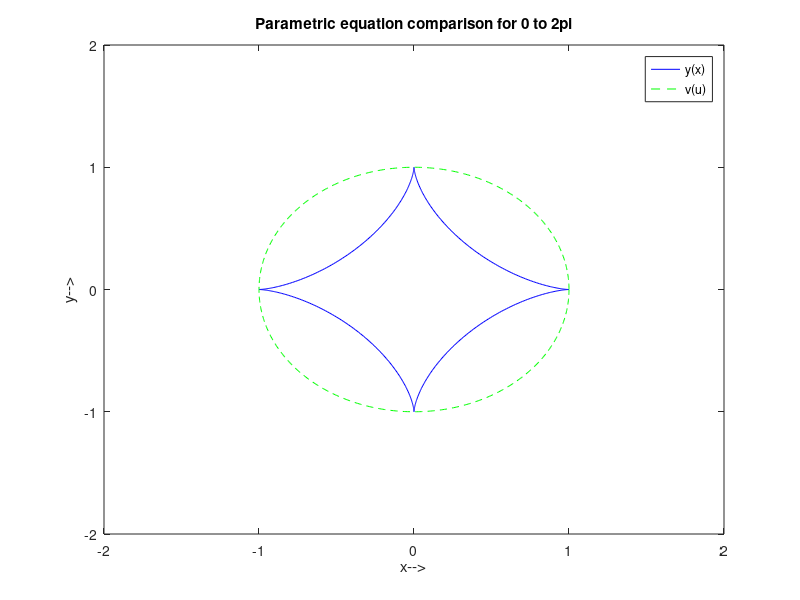

MATLAB code for this plot:
%{
Class: ENGR15100: Software Tools for Engineers
Instructor: Xiaoli Yang    
Author: AL PIZANO
Assignment: Lab 3
File Name: PIZANO_LAB3_problem2_4.m
Date: 10/06/2016
%}

%Delete an eventual pre-existing diary
delete xxx.txt

%Turn on a diary called mydiary.txt
diary xxx.txt

%clear screen
clc

%clear workspace
clear

disp('AL PIZANO');
disp('');
disp('starting code: ');

%Completing lab x
%your source code here%


t = 0:0.01:2*pi;
x = (cos(t).^3);
y = (sin(t).^3);
u = sin(t);
v = cos(t);
plot(y,x, 'b');
hold on
plot(v,u, 'g--');

legend('y(x)', 'v(u)')
title('Parametric equation comparison for 0 to 2pi');
xlabel('x-->');
ylabel('y-->');
xlim([-2,2]);
ylim([-2,2]);

%Turn off the diary function
diary off
